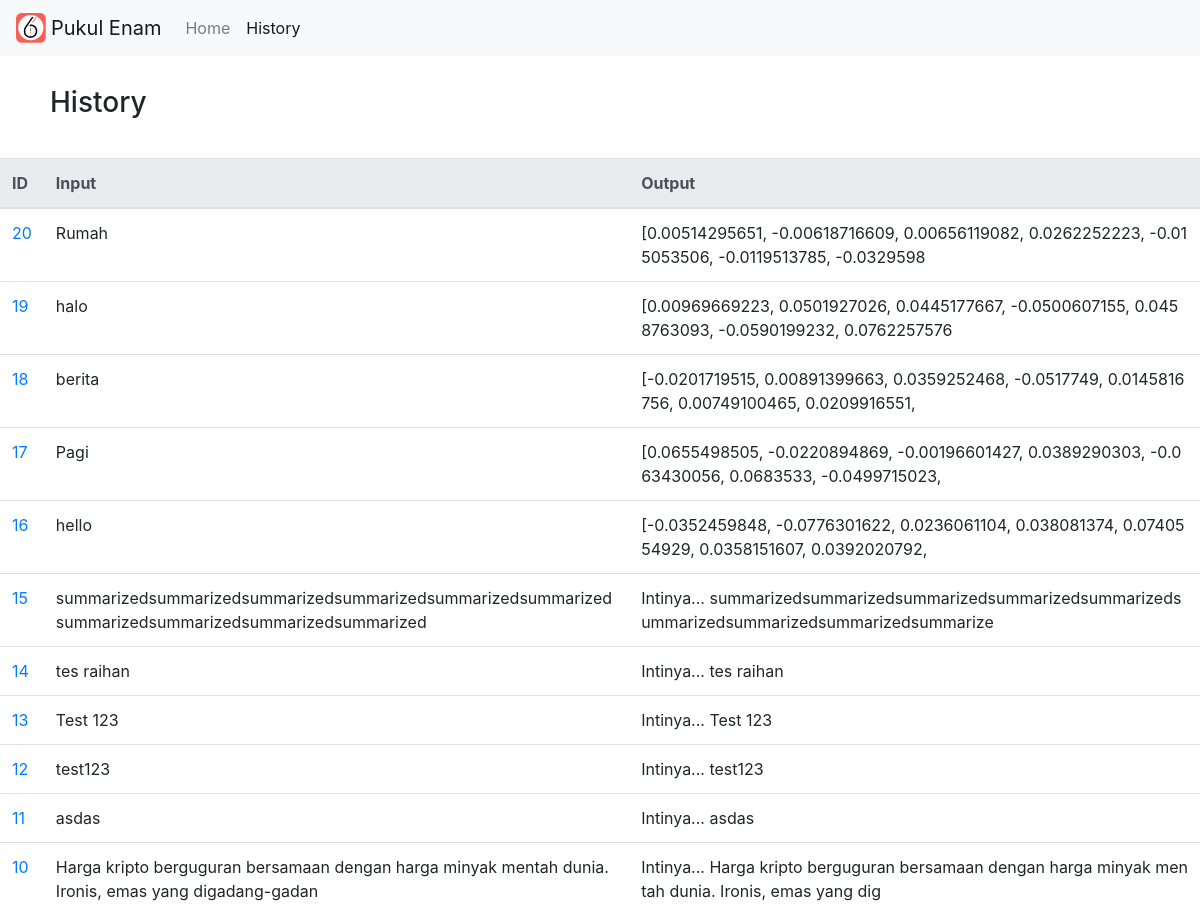
Before: /history (upper part) with the older database file.
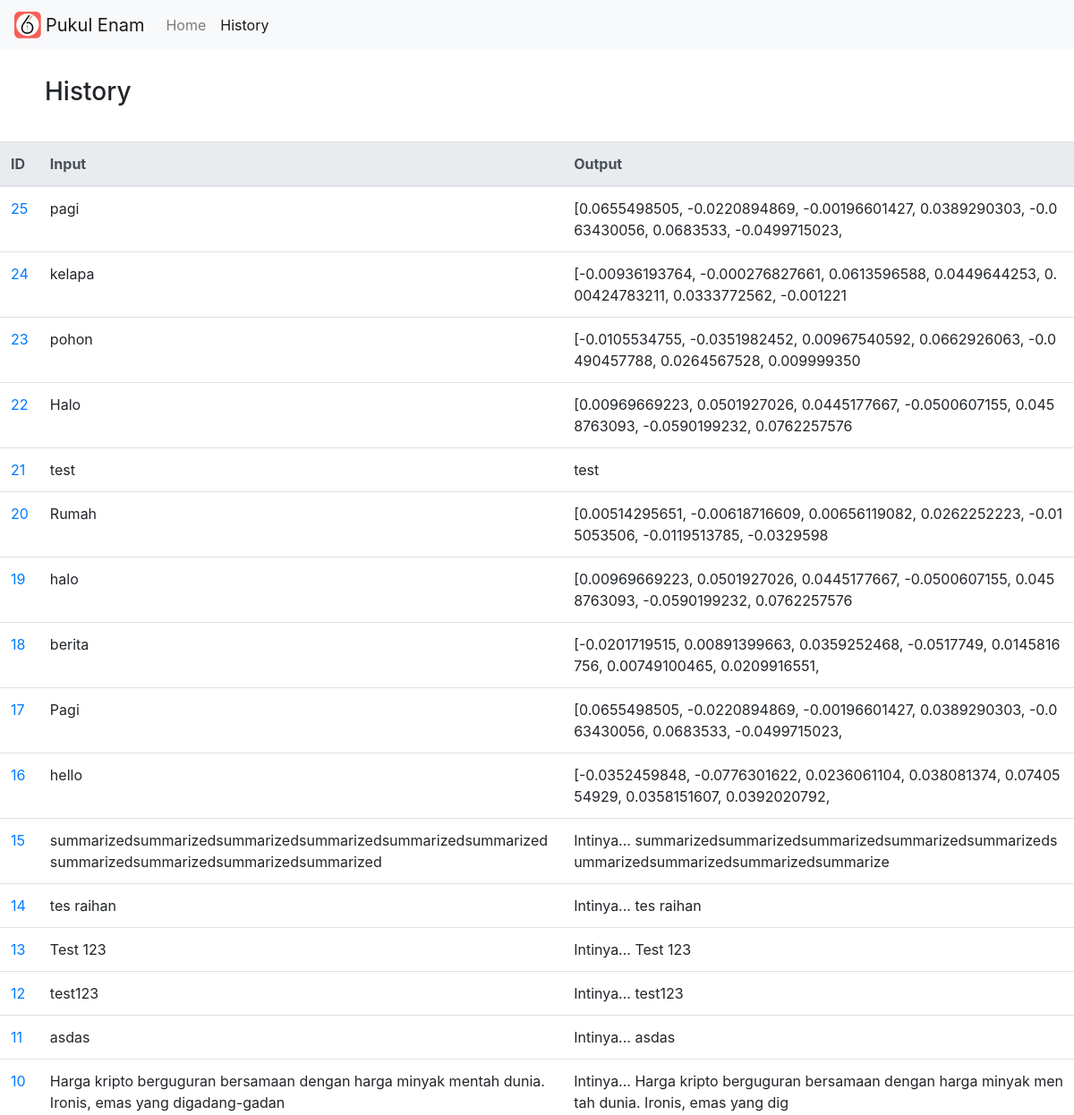
After: the same page with the newer database file.
### main.py (models this page shows, shortened)
class News(db.Model):
    id = db.Column(db.Integer, primary_key=True)
    inputNews = db.Column(db.Text, nullable=False)
    summarizedNews = db.Column(db.Text, nullable=False)

### main.py (the view)
@app.route('/history')
def history():
    query_news=News.query.order_by(News.id.desc())
    return render_template('history.html', news=query_news)

### templates/history.html (shortened to what this page needs)
<!doctype html>
<html lang="en">
<head>
  <link rel="stylesheet" href="https://cdn.jsdelivr.net/npm/bootstrap@4.0.0/dist/css/bootstrap.min.css"
>
  <link href="https://cdn.datatables.net/1.11.5/css/dataTables.bootstrap4.min.css" rel="stylesheet">
  <link href="https://cdnjs.cloudflare.com/ajax/libs/twitter-bootstrap/4.5.2/css/bootstrap.css" rel="stylesheet">
</head>
<body>
  <nav class="navbar navbar-expand-lg navbar-light bg-light">
    <img src="{{ url_for('static', filename='Pukulenam.png') }}" style="width: 30px; margin-right: 5px;">
    <a class="navbar-brand" href="/">Pukul Enam</a>
    <div class="collapse navbar-collapse" id="navbarNav">
      <ul class="navbar-nav">
        <li class="nav-item ">
          <a class="nav-link" href="/">Home <span class="sr-only">(current)</span></a>
        </li>
        {% set active_page = 'history' %}
        <li class="nav-item {{ 'active' if active_page=='history' else ''}}">
          <a class="nav-link" href="/history"> History</a>
        </li>
      </ul>
    </div>
  </nav>
  <h3 style="padding-left: 50px; padding-bottom: 30px; padding-top: 30px;">History</h3>
  <table class="table table-hover" style="width: 100%;" id="table">
    <thead class="thead-light">
      <tr>
        <th>ID</th>
        <th>Input</th>
        <th>Output</th>
      </tr>
    </thead>
    <tbody>
      {% for _news in news %}
      <tr>
        <td><a href="/{{_news.id}}">{{_news.id}}</a></td>
        <td style="word-break: break-all;">{{_news.inputNews[:100]}}</td>
        <td style="word-break: break-all;">{{_news.summarizedNews[:100]}}</td>
      </tr>
      {% endfor %}
    </tbody>
  </table>
</body>
</html>

### templates/history.html (style rules this page uses)
html { overflow-x: hidden; }
table { resize: none; }

Changed rows visible on the page:
added News: id "25", inputNews "pagi", summarizedNews "[0.0655498505, -0.0220894869, -0.00196601427, 0.0389290303, -0.063430056, 0.0683533, -0.0499715023,"
added News: id "24", inputNews "kelapa", summarizedNews "[-0.00936193764, -0.000276827661, 0.0613596588, 0.0449644253, 0.00424783211, 0.0333772562, -0.001221"
added News: id "23", inputNews "pohon", summarizedNews "[-0.0105534755, -0.0351982452, 0.00967540592, 0.0662926063, -0.0490457788, 0.0264567528, 0.009999350"
added News: id "22", inputNews "Halo", summarizedNews "[0.00969669223, 0.0501927026, 0.0445177667, -0.0500607155, 0.0458763093, -0.0590199232, 0.0762257576"
added News: id "21", inputNews "test", summarizedNews "test"
